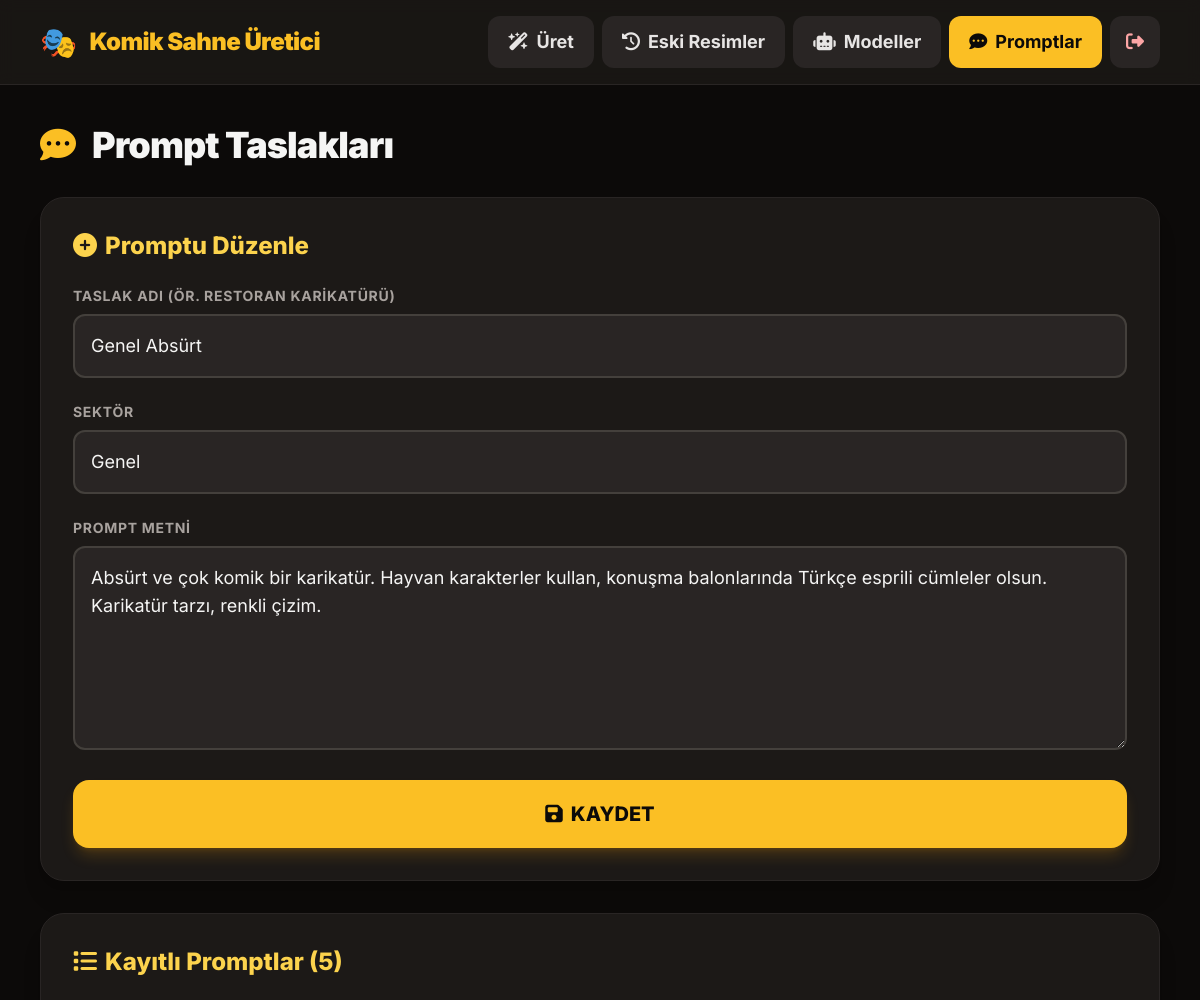
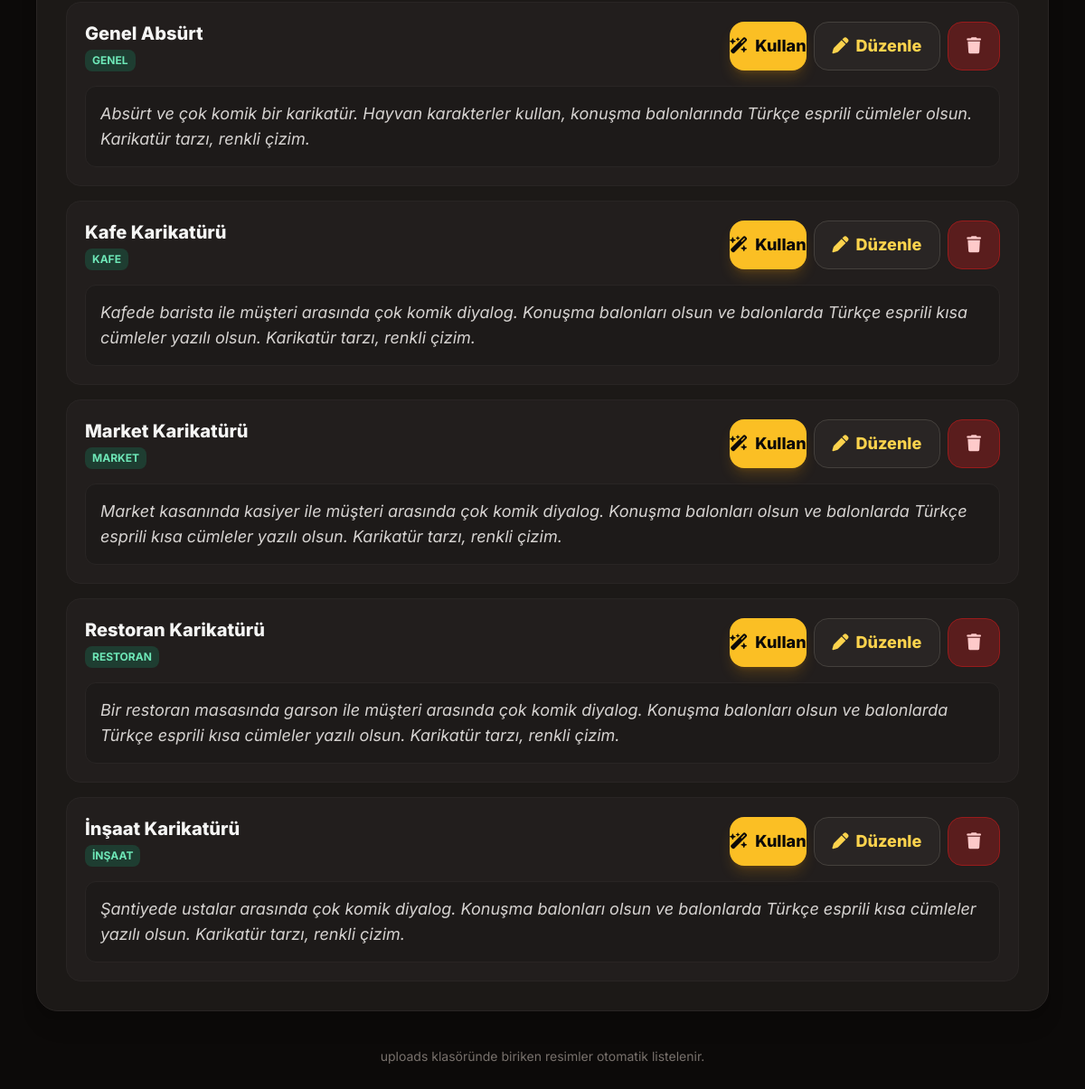
Page /prompts.php?duzenle=5 (signed in) on the committed database (2 pictures, top to bottom).
### tables this page shows
CREATE TABLE promptlar (
        id INTEGER PRIMARY KEY AUTOINCREMENT,
        ad TEXT NOT NULL,
        sektor TEXT NOT NULL DEFAULT '',
        metin TEXT NOT NULL
    );

### prompts.php (the view, shortened to what this page needs)
<?php
require __DIR__ . '/config.php';
$pdo = db();
$duzenle = null;
if (!empty($_GET['duzenle'])) {
    $h = $pdo->prepare("SELECT * FROM promptlar WHERE id=?");
    $h->execute([(int)$_GET['duzenle']]);
    $duzenle = $h->fetch() ?: null;
}
$promptlar = $pdo->query("SELECT * FROM promptlar ORDER BY sektor, ad")->fetchAll();
?>
<div class="space-y-8">
  <div class="flex items-center gap-4">
    <i class="fa-solid fa-comment-dots text-4xl text-amber-400"></i>
    <h1 class="font-black text-3xl md:text-4xl tracking-tight">Prompt Taslakları</h1>
  </div>
  <div class="card">
    <h2 class="font-extrabold text-2xl mb-6 text-amber-300">
      <i class="fa-solid fa-circle-plus mr-2"></i><?= $duzenle ? 'Promptu Düzenle' : 'Yeni Prompt Ekle' ?>
    </h2>
    <form method="post" class="space-y-6">
      <div>
        <label class="label">Taslak Adı (ör. Restoran Karikatürü)</label>
        <input class="input" type="text" name="ad" required value="<?= htmlspecialchars($duzenle['ad'] ?? '') ?>" placeholder="Seçim kutusunda görünecek ad">
      </div>
      <div>
        <label class="label">Sektör</label>
        <input class="input" type="text" name="sektor" list="sektor_onerileri" value="<?= htmlspecialchars($duzenle['sektor'] ?? '') ?>" placeholder="Ör. Restoran">
      </div>
      <div>
        <label class="label">Prompt Metni</label>
        <textarea class="input" name="metin" rows="6" required placeholder="Resim için istediğin sahneyi yaz..."><?= htmlspecialchars($duzenle['metin'] ?? '') ?></textarea>
      </div>
      <button type="submit" class="btn-main">
        <i class="fa-solid <?= $duzenle ? 'fa-floppy-disk' : 'fa-circle-plus' ?>"></i>
        <?= $duzenle ? 'KAYDET' : 'PROMPTU EKLE' ?>
      </button>
    </form>
  </div>
  <div class="card">
    <h2 class="font-extrabold text-2xl mb-6 text-amber-300"><i class="fa-solid fa-list mr-2"></i>Kayıtlı Promptlar (<?= count($promptlar) ?>)</h2>
    <?php if (!$promptlar): ?>
      <div class="text-center py-10 text-stone-400">
        <i class="fa-solid fa-comment-dots text-6xl mb-4 text-stone-700"></i>
        <p class="text-2xl font-bold">Henüz prompt yok.</p>
        <p class="mt-2">Yukarıdan ilk taslağını ekle.</p>
      </div>
    <?php else: ?>
      <div class="space-y-4">
        <?php foreach ($promptlar as $p): ?>
          <div class="rounded-2xl border border-stone-800 bg-stone-800/50 p-5">
            <div class="flex flex-col md:flex-row md:items-center justify-between gap-4 md:gap-6">
              <div>
                <div class="font-extrabold text-xl"><?= htmlspecialchars($p['ad']) ?></div>
                <?php if ($p['sektor'] !== ''): ?>
                  <span class="inline-block mt-1 text-xs font-bold uppercase px-2 py-1 rounded-lg bg-emerald-500/20 text-emerald-300"><?= htmlspecialchars($p['sektor']) ?></span>
                <?php endif; ?>
              </div>
              <div class="flex gap-2 shrink-0">
                <a href="generate.php?prompt_id=<?= (int)$p['id'] ?>" class="btn-main !py-2 !text-lg md:w-auto"><i class="fa-solid fa-wand-magic-sparkles"></i> Kullan</a>
                <a href="prompts.php?duzenle=<?= (int)$p['id'] ?>" class="btn-ikincil"><i class="fa-solid fa-pen"></i> Düzenle</a>
                <a href="prompts.php?sil=<?= (int)$p['id'] ?>" class="btn-tehlike" onclick="return confirm('Bu prompt silinsin mi?')"><i class="fa-solid fa-trash"></i></a>
              </div>
            </div>
            <div class="mt-4 text-stone-300 text-lg rounded-xl bg-stone-900/70 border border-stone-800 p-4 italic"><?= nl2br(htmlspecialchars($p['metin'])) ?></div>
          </div>
        <?php endforeach; ?>
      </div>
    <?php endif; ?>
  </div>
</div>

### config.php (style rules this page uses)
.input { @apply w-full rounded-xl bg-stone-800 border-2 border-stone-700 px-4 py-4 text-lg text-stone-100 placeholder-stone-500 focus:outline-none focus:border-amber-400 transition; }
.label { @apply block text-sm font-bold uppercase tracking-wider text-stone-400 mb-2; }
.btn-main { @apply inline-flex items-center justify-center gap-2 w-full rounded-2xl bg-amber-400 hover:bg-amber-300 text-stone-950 text-xl font-extrabold py-5 shadow-lg shadow-amber-500/20 transition active:scale-95; }
.btn-ikincil { @apply inline-flex items-center justify-center gap-2 rounded-2xl bg-stone-800 hover:bg-stone-700 text-amber-300 text-lg font-extrabold px-5 py-3 border border-stone-700 transition active:scale-95; }
.btn-tehlike { @apply inline-flex items-center justify-center gap-2 rounded-2xl bg-red-900/60 hover:bg-red-800 text-red-200 text-lg font-extrabold px-5 py-3 border border-red-800 transition active:scale-95; }
.card { @apply bg-stone-900 border border-stone-800 rounded-3xl p-6 md:p-8 shadow-xl; }

### rows in the picture
promptlar: ad "Genel Absürt", sektor "Genel", metin "Absürt ve çok komik bir karikatür. Hayvan karakterler kullan, konuşma balonlarında Türkçe esprili cümleler olsun. Karikatür tarzı, renkli çizim.", sektor "GENEL"
promptlar: ad "Kafe Karikatürü", sektor "KAFE", metin "Kafede barista ile müşteri arasında çok komik diyalog. Konuşma balonları olsun ve balonlarda Türkçe esprili kısa cümleler yazılı olsun. Karikatür tarzı, renkli çizim."
promptlar: ad "Market Karikatürü", sektor "MARKET", metin "Market kasanında kasiyer ile müşteri arasında çok komik diyalog. Konuşma balonları olsun ve balonlarda Türkçe esprili kısa cümleler yazılı olsun. Karikatür tarzı, renkli çizim."
promptlar: ad "Restoran Karikatürü", sektor "RESTORAN", metin "Bir restoran masasında garson ile müşteri arasında çok komik diyalog. Konuşma balonları olsun ve balonlarda Türkçe esprili kısa cümleler yazılı olsun. Karikatür tarzı, renkli çizim."
promptlar: ad "İnşaat Karikatürü", sektor "İNŞAAT", metin "Şantiyede ustalar arasında çok komik diyalog. Konuşma balonları olsun ve balonlarda Türkçe esprili kısa cümleler yazılı olsun. Karikatür tarzı, renkli çizim."

### other values in the picture
$l[0] "Üret"
$l[0] "Eski Resimler"
$l[0] "Modeller"
$l[0] "Promptlar"
count($promptlar) "5"
